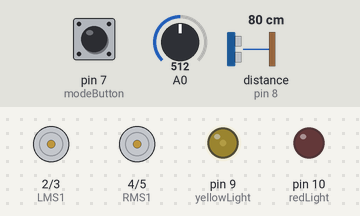
This sketch was run on a simulated Arduino Uno, built with avr-gcc and run on an emulated ATmega328P. Parts: motor-driver pin pairs drawn as motors (green arrow = first pin HIGH = forward, orange = second pin HIGH = backward, longer = more drive), output pins drawn as LEDs (lit = HIGH). Wiring (inferred from the names in the program): ultrasonic range finder: trigger pin 8; echo pin 8. The inputs (shaded band) are chosen by the test bench; at power-on: distance to the obstacle (sensor on pin 8) 80 cm, pin 7 (modeButton) HIGH, A0 = 512. The echo pulse lasts 58.3 µs per cm; what the sketch prints to the serial monitor is not drawn.

Above: at 1.2 s.
1.3 s: distance to the obstacle (sensor on pin 8) set to 9 cm
4.3 s: distance to the obstacle (sensor on pin 8) set to 6 cm
At 4.93 s:
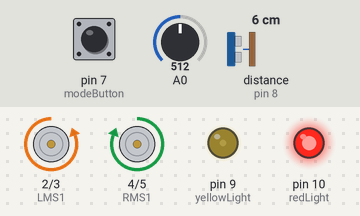
7.3 s: pin 7 (modeButton) pulled LOW for 3.2 s
At 8.0 s:
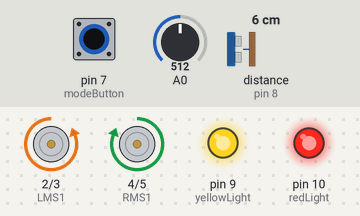
12.0 s: pin 7 (modeButton) pulled LOW for 0.15 s
15.0 s: A0 set to 784
18.0 s: A0 set to 812
Timing chart, 0 to 20.5 s (numbered marks = the images above; inputs shaded):
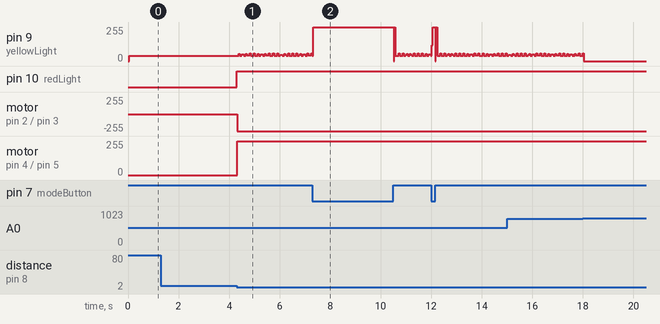

Measured:
- the behaviour switches between 8 and 7 cm on distance to the obstacle (sensor on pin 8) (found by bisection; images 0 and 1)
- after the input at 4.3 s, pin 10 (redLight): LOW → HIGH at once; motor on pin 2 (LMS1) / pin 3 (LMS2): stopped → backward 255/255 at once; motor on pin 4 (RMS1) / pin 5 (RMS2): stopped → forward 255/255 at once

The sketch:

test.ino
```cpp
int redLight = 10;
int blueLight = 8; //Note - tied to ULTS1
int yellowLight = 9; //Note - tied to ULTS2 (which we dont use)
int modeButton = 7; //Digital pin for mode switch, Input
int FSEN; //Analog Pin for front light sensor , Input
int BSEN; //Analog Pin for back light sensor , Input
int LMS1 = 2; //Digital Pin for Left Motor Signal 1 , Output
int LMS2 = 3; //Digital Pin for Left Motor Signal 2 , Output
int RMS1 = 4; //Digital Pin for Righr Motor Signal 1 , Output
int RMS2 = 5; //Digital Pin for Right Motor Signal 2 , Output
int ULTS1 = 8; //Digital Pin for Ultrasonic Sensor 1, Input/Output
int ULTS2 = 9; //Digital Pin for Ultrasonic Sensor 2, Input/Output

double duration;
double distance;
double reading,reading2;
void setup() {

 pinMode(redLight,OUTPUT);
 pinMode(blueLight,OUTPUT);
 pinMode(yellowLight,OUTPUT);
 pinMode(modeButton,INPUT);
 pinMode(RMS1,OUTPUT);
 pinMode(RMS2,OUTPUT);
 pinMode(LMS1,OUTPUT);
 pinMode(LMS2,OUTPUT);
 Serial.begin(9600);
}

void loop(){
 modeButtonRead();
 reading = detection ();
 reading2 = frontQRDSensor();
 if(reading < 3){
   rightMotorForward();
   leftMotorForward();
 }
 else{
   rightMotorStop();
   leftMotorStop();
 }
}

double detection(void){

  pinMode(ULTS1,OUTPUT);
  digitalWrite(ULTS1, LOW);
  delayMicroseconds(2);
  digitalWrite(ULTS1,HIGH);
  delayMicroseconds(5);
  digitalWrite(ULTS1,LOW);
  pinMode(ULTS1,INPUT);

  duration = pulseIn(ULTS1,HIGH);
  distance = duration / 74 /2;

  if(distance < 3){
    digitalWrite(redLight,HIGH);
    Serial.println("ENGAGE:");
  }
  else if(distance >= 3 ){
    digitalWrite(redLight,LOW);
    Serial.println("SEARCHING");
  }
 return distance;
}

double frontQRDSensor(void){
  FSEN = analogRead(A0);
  Serial.println(FSEN);
  if(FSEN < 800){
    digitalWrite(yellowLight,HIGH);
  }
  else{
    digitalWrite(yellowLight,LOW);
  }
  return FSEN;
}

void modeButtonRead(){

  int state = digitalRead(modeButton);
  Serial.println(state);
  if(state == LOW){
    digitalWrite(yellowLight,HIGH);
  }
  else{
    digitalWrite(yellowLight,LOW);
  }
}

void rightMotorForward(){

  digitalWrite(RMS1,HIGH);
  digitalWrite(RMS2,LOW);

}

void rightMotorStop(){
  digitalWrite(RMS1,LOW);
  digitalWrite(RMS2,LOW);
}


void rightMotorReverse(){

  digitalWrite(RMS1,LOW);
  digitalWrite(RMS2,HIGH);

}

void leftMotorForward(){

  digitalWrite(LMS1,LOW);
  digitalWrite(LMS2,HIGH);

}

void leftMotorStop(){

  digitalWrite(LMS1,LOW);
  digitalWrite(LMS2,LOW);
}
```
